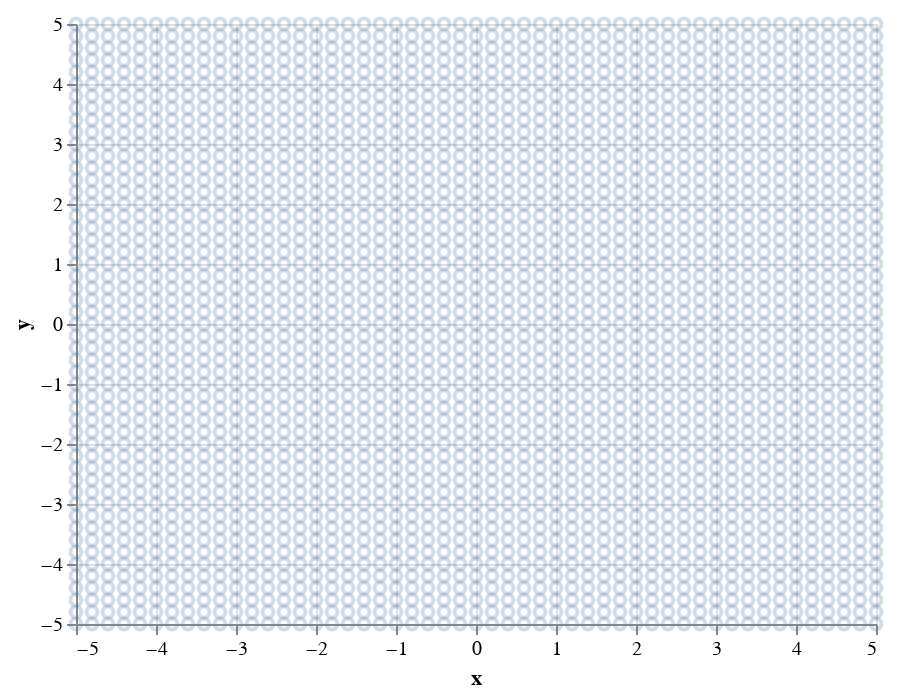

The notebook cell saved with this chart:
### Code cell
base = alt.Chart(my_grid)

pointsIn2D = base.mark_point(opacity=.25).encode(
    x='x:Q', 
    y='y:Q')
pointsIn2D

### Figure 1 — Vega-Lite specification as saved in the notebook (floating-point values rounded to 4 significant figures; data arrays with more than 128 entries replaced by an {"elided": "..."} marker saying what was removed)
{"config": {"view": {"continuousWidth": 400, "continuousHeight": 300}}, "data": {"name": "data-e0b4498baa4d4bb18c34d9cc396031a1"}, "mark": {"type": "point", "opacity": 0.25}, "encoding": {"x": {"type": "quantitative", "field": "x"}, "y": {"type": "quantitative", "field": "y"}}, "$schema": "https://vega.github.io/schema/vega-lite/v4.8.1.json", "datasets": {"data-e0b4498baa4d4bb18c34d9cc396031a1": {"elided": "2601 records"}}}
